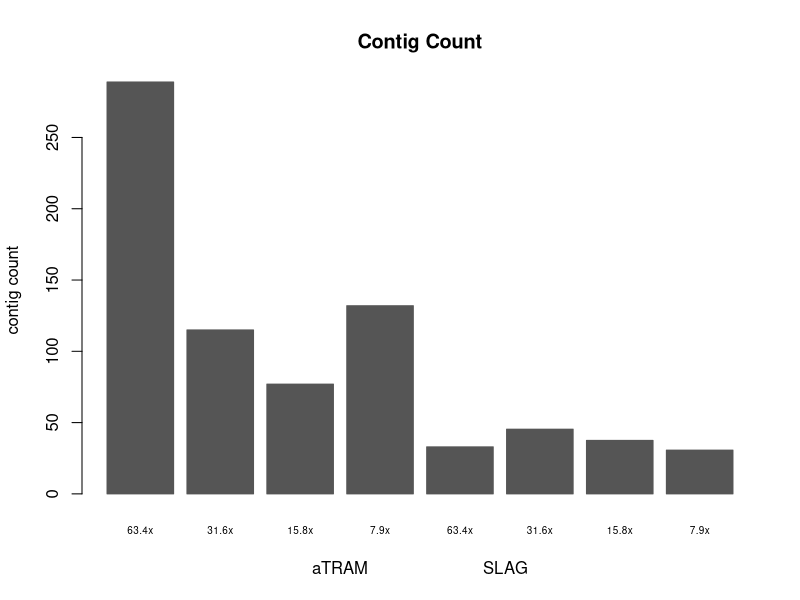
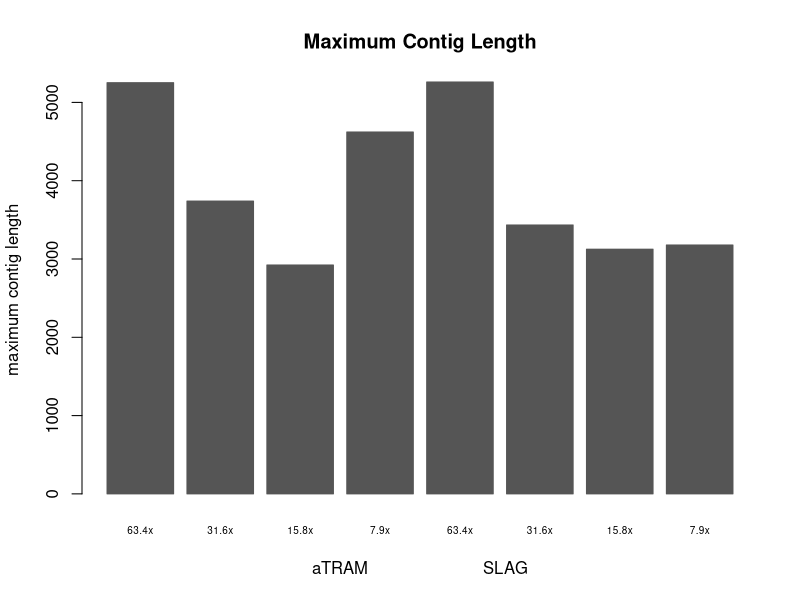
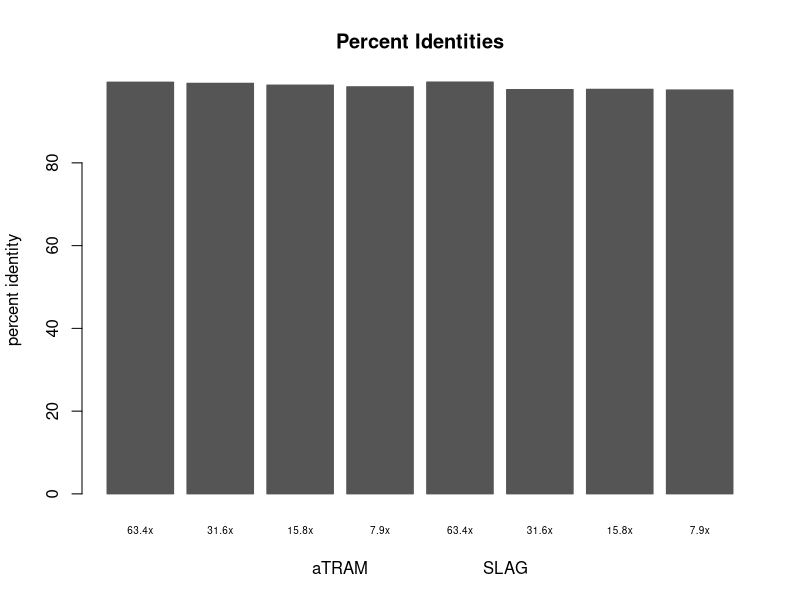

Write R code to recreate these figures, in order.
H <- c(288.9, 115, 77, 132, 33, 45.4, 37.5, 30.7)
N <- c("63.4x", "31.6x", "15.8x", "7.9x", "63.4x", "31.6x", "15.8x", "7.9x")
pdf(file="basicbarplotofcontigcounts.pdf", height = 4, width = 4)
barplot(H, names.arg=N, xlab="aTRAM                       SLAG", ylab="contig count", col="#555555", main="Contig Count", border="#555555", cex.names=0.6)
dev.off()
G <- c(5252.2, 3739.9, 2923.22222222222, 4622, 5260.6, 3434.7, 3125.5, 3178.8)
pdf(file="basicbarplotofmaxcontiglengths.pdf", height = 4, width = 4)
barplot(G, names.arg=N, xlab="aTRAM                       SLAG", ylab="maximum contig length", col="#555555", main="Maximum Contig Length", border="#555555", cex.names=0.6)
dev.off()
F <- c(99.5088337436071, 99.2448780080679, 98.8042906619425, 98.4104390800777, 99.5450100548849, 97.7210695539278, 97.7863494501628, 97.6308525083297)
pdf(file="basicbarplotofpercentidentities.pdf", height = 4, width = 4)
barplot(F, names.arg=N, xlab="aTRAM                       SLAG", ylab="percent identity", col="#555555", main="Percent Identities", border="#555555", cex.names=0.6)
